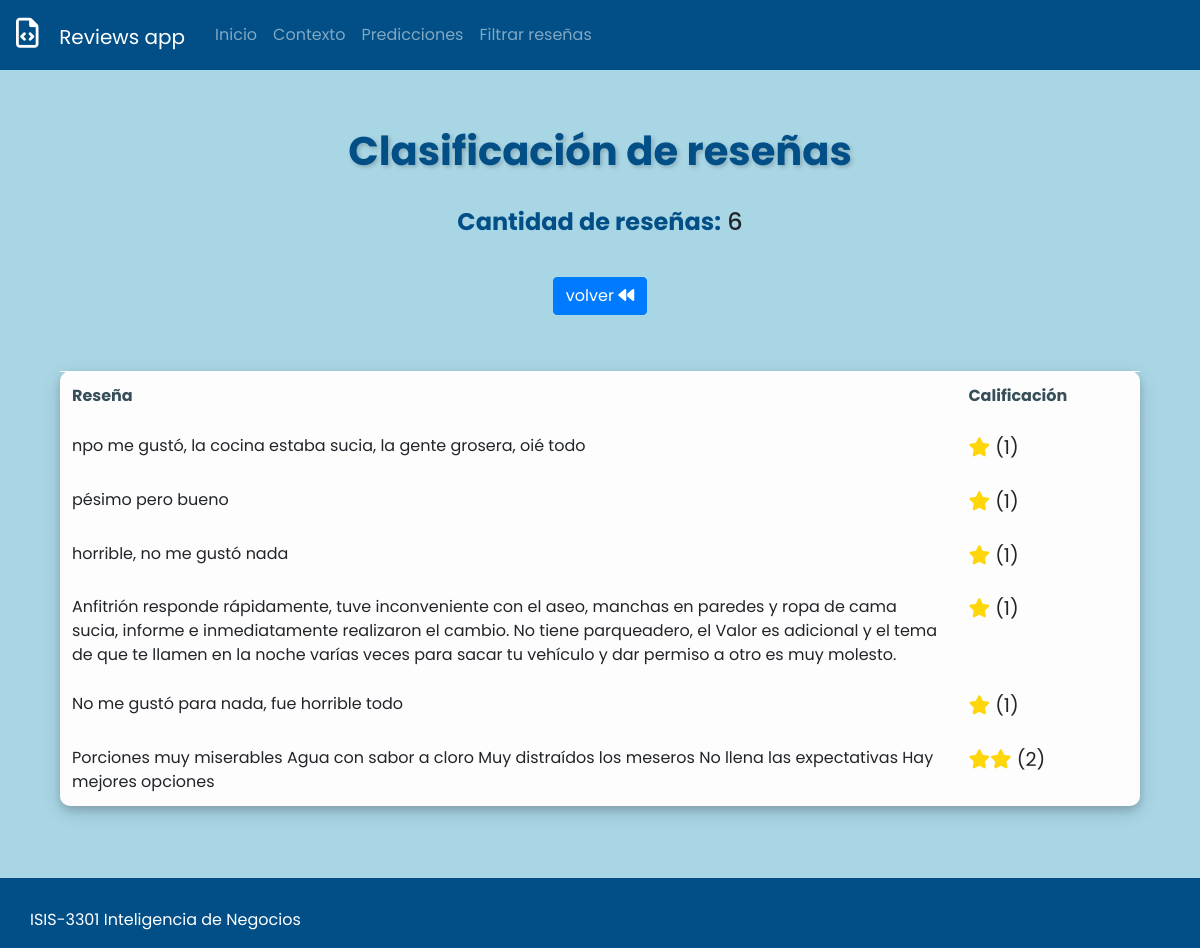
/predict/bad, run on the app's committed database.
### predict/models.py (models this page shows, shortened)
class Reviews(models.Model):
    review = models.CharField(max_length=10000)
    classification = models.IntegerField()

### predict/views.py (the view)
# urls.py: path('predict/bad', views.review_list_bad, name='review_list'),
def review_list_bad(request):
    reviews = get_reviews_group_filter(1, 2)
    context = {
        'review_list': reviews,
        'filter': True,
        'quantity': len(reviews)
    }
    return render(request, 'reviews.html', context)

### predict/logic/logic.py (called while the page is built)
def get_reviews_group_filter(num1: int, num2: int):
    queryset = Reviews.objects.filter(classification__in=[num1, num2])
    return (queryset)

### predict/templates/reviews.html (shortened to what this page needs)
{% extends 'base.html' %} {% block content %}
<div class="content">
  <div class="">
    <div
      class="page-header-title"
      data-aos="fade-down"
      data-aos-duration="1600"
    >
      <h1 class="page-title" style="text-align: center">
        Clasificación de reseñas
      </h1>
      <h4 style="text-align: center">
        <strong>Cantidad de reseñas:</strong> {{ quantity }}
      </h4>
    </div>
  </div>
  <br />
  <div
    class="page-content-wrapper"
    data-aos="fade-down"
    data-aos-duration="1500"
  >
    <div class="container">
      <div style="display: flex; justify-content: center">
        {% if filter == False %}
        <a class="nav-link" href="/reviewcreate/">
          <button
            class="btn btn-primary"
            data-aos="fade-down"
            data-aos-duration="1500"
            href="/reviewcreate"
          >
            <i class="fa-solid fa-plus"></i> Añadir reseña y clasificarla
          </button>
        </a>
        {% else %}
        <a class="nav-link" href="/reviewgroup/">
          <button
            class="btn btn-primary"
            data-aos="fade-down"
            data-aos-duration="1500"
            href="/reviewgroups"
          >
            volver <i class="fa-solid fa-backward"></i>
          </button>
        </a>
        {% endif %}
      </div>
      <br />
      <br />
      <div class="panel panel-default">
        <div class="panel-body" data-aos="fade-down" data-aos-duration="1500">
          <table
            class="table table-hover table-light"
            data-aos="fade-down"
            data-aos-duration="1500"
          >
            <thead>
              <tr style="color: #374f59">
                <th>Reseña</th>
                <th style="width: 17%">Calificación</th>
              </tr>
            </thead>
            <tbody>
              {% for review in review_list %}
              <tr>
                <td>{{ review.review }}</td>
                <td style="font-size: 120%" class="star">
                  {% if review.classification == 5 %}
                  <span
                    ><i class="fa-solid fa-star"></i
                    ><i class="fa-solid fa-star"></i
                    ><i class="fa-solid fa-star"></i
                    ><i class="fa-solid fa-star"></i
                    ><i class="fa-solid fa-star"></i
                  ></span>
                  {% elif review.classification == 3 %}
                  <span
                    ><i class="fa-solid fa-star"></i
                    ><i class="fa-solid fa-star"></i
                    ><i class="fa-solid fa-star"></i
                  ></span>
                  {% elif review.classification == 2 %}
                  <span
                    ><i class="fa-solid fa-star"></i
                    ><i class="fa-solid fa-star"></i
                  ></span>
                  {% elif review.classification == 1 %}
                  <span><i class="fa-solid fa-star"></i></span>
                  {% else %}
                  <span></span>
                  {% endif %} ({{ review.classification }})
                </td>
              </tr>
              {% endfor %}
            </tbody>
          </table>
        </div>
      </div>
    </div>
  </div>
</div>
{% endblock %}

### templates/base.html (style rules this page uses)
h1, h2, h3 { color: #014f86; font-weight: bold; text-shadow: 2px 2px 4px rgba(0, 0, 0, 0.2); margin-block: 3%; }
em, strong { color: #014f86; }
body { font-family: "Poppins", sans-serif; background-color: #a9d6e5; padding-bottom: 8.7vh; }
table, .card, .card img { border-radius: 10px; box-shadow: 0 4px 8px 0 rgba(0, 0, 0, 0.15), 0 6px 20px 0 rgba(0, 0, 0, 0.15); }
.star span { color: #ffd60a; transition: 0.5s ease-in-out; }

### data on the page
Reviews: review "npo me gustó, la cocina estaba sucia, la gente grosera, oié todo", classification "1"
Reviews: review "pésimo pero bueno", classification "1"
Reviews: review "horrible, no me gustó nada", classification "1"
Reviews: review "Anfitrión responde rápidamente, tuve inconveniente con el aseo, manchas en paredes y ropa de cama sucia, informe e inmediatamente realizaron el cambio. No tiene parqueadero, el Valor es adicional y el tema de que te llamen en la noche varías veces para sacar tu vehículo y dar permiso a otro es muy molesto.", classification "1"
Reviews: review "No me gustó para nada, fue horrible todo", classification "1"
Reviews: review "Porciones muy miserables Agua con sabor a cloro Muy distraídos los meseros No llena las expectativas Hay mejores opciones", classification "2"

### other printed values
{{ quantity }} "6"
